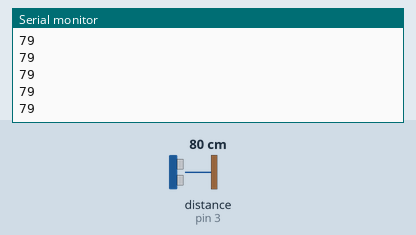
The sketch below on a simulated Arduino Uno, built with avr-gcc and run on an emulated ATmega328P. On the bench: the last lines printed to the serial monitor. Wiring (inferred from the names in the program): ultrasonic range finder: trigger pin 2; echo pin 3. The inputs (shaded band) are chosen by the test bench; at power-on: distance to the obstacle (sensor on pin 3) 80 cm. The echo pulse lasts 58.3 µs per cm.

Above: at 1.2 s.
1.3 s: distance to the obstacle (sensor on pin 3) set to 2 cm
At 1.34 s:
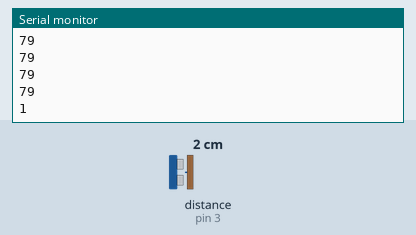
2.8 s: distance to the obstacle (sensor on pin 3) set to 4 cm
At 2.81 s:
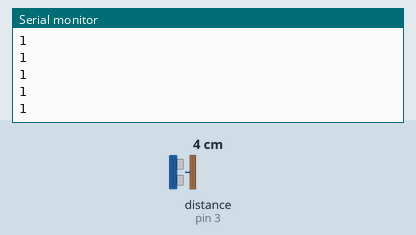
Timing chart, 0 to 5.8 s (numbered marks = the images above; inputs shaded):
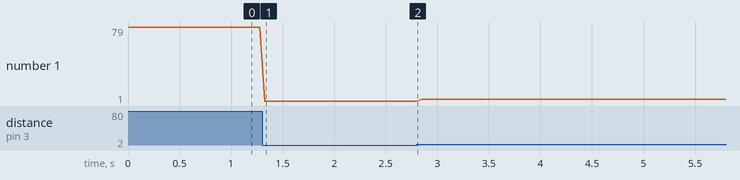

The sketch:

Code.ino
```cpp
#define TRIG		2
#define ECHO		3
#define DELAY_TIME  50
void setup()
{
  pinMode(TRIG, OUTPUT);
  pinMode(ECHO, INPUT);
  Serial.begin(9600);
}

void loop()
{
  digitalWrite(TRIG, LOW);
  delayMicroseconds(5);
  digitalWrite(TRIG, HIGH);
  delayMicroseconds(10);
  digitalWrite(TRIG, LOW);
  int totalTimeInMicroseconds = pulseIn(ECHO, HIGH);
  //pulseIn() returns the total time in microseconds from sending the signal to receiving it
  int distance = (totalTimeInMicroseconds * 0.0001 / 2.0) * 343;
  //distance = time * speed of sound
  Serial.println(distance);
  delay(DELAY_TIME);
}
```

Measured:
- after the input at 1.3 s, the serial monitor: prints a new line at once (image 1)
- plotted number 1: 79 → 1 after the input at 1.3 s, 1 → 3 after the input at 2.8 s
